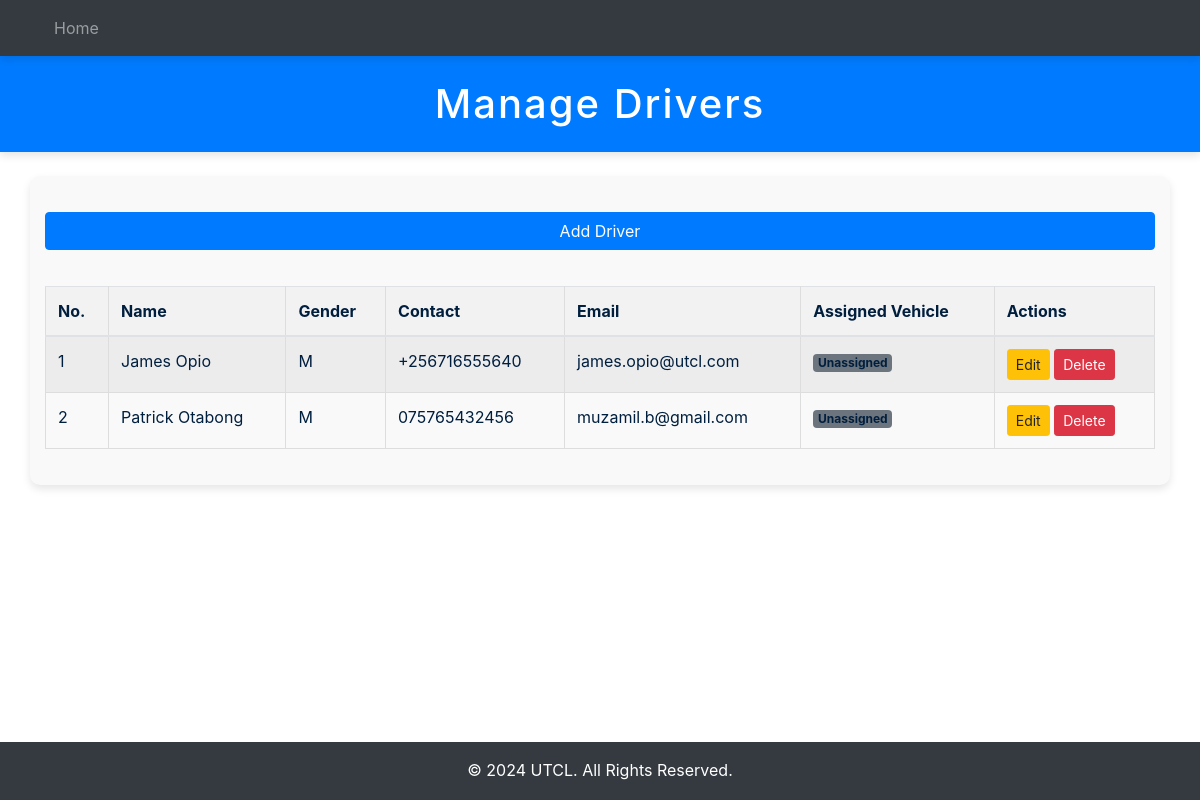
The page /drivers/ on the database as committed earlier.
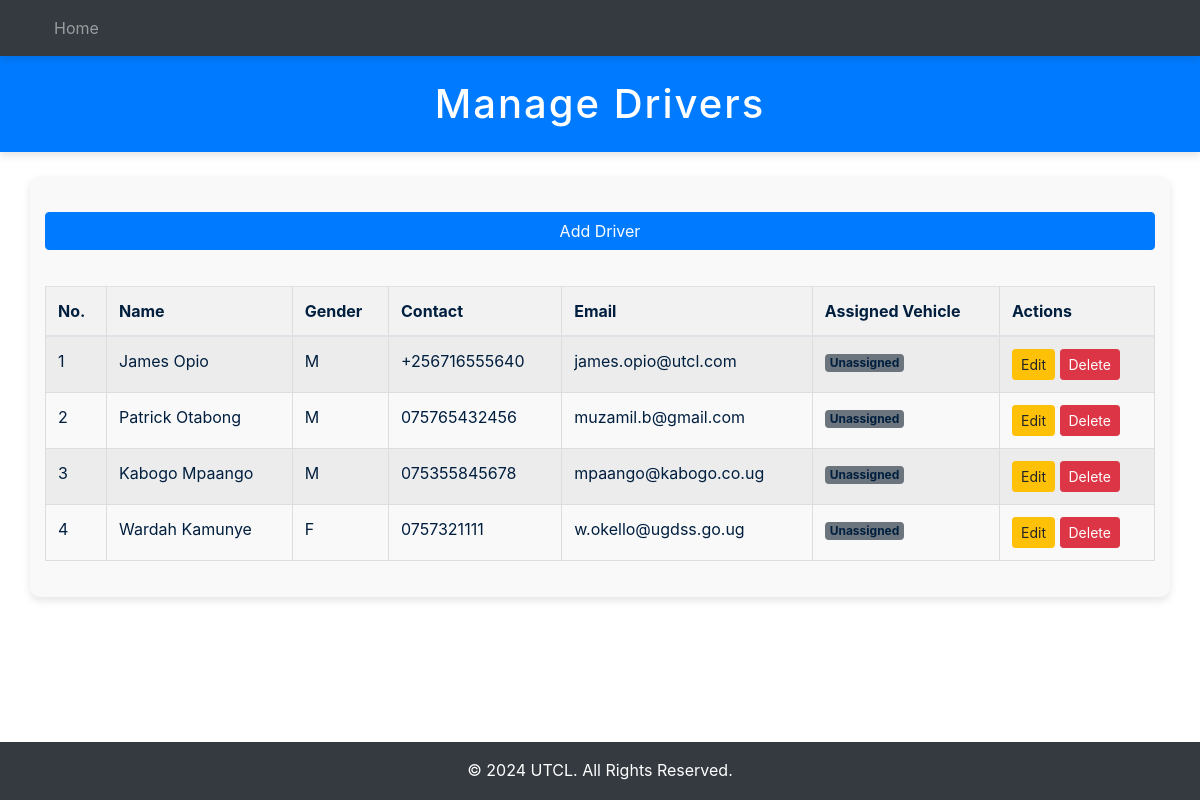
The same page on the database as committed later.
### fleetApp/models.py (models this page shows, shortened)
class Driver(models.Model):
  GENDER_OPTION = [
    ("M", "Male"),
    ("F", "Female")
  ]
  driver_name = models.CharField(max_length=50)
  gender = models.CharField(max_length=2, choices=GENDER_OPTION)
  contact = models.CharField(max_length=20)
  email_address = models.EmailField()
  vehicle = models.ForeignKey(Vehicle, on_delete=models.SET_NULL, null=True)

### fleetApp/views.py (the view)
# urls.py: path('drivers/', views.drivers_list, name='drivers'),
def drivers_list(request):
    drivers = Driver.objects.select_related('vehicle').all()  # Get drivers with their associated vehicles
    for driver in drivers:
        if not driver.vehicle:
            driver.vehicle_plate = "Unassigned"  # Set the vehicle_plate to "Unassigned" if no vehicle is assigned
        else:
            driver.vehicle_plate = driver.vehicle.vehicle_plate  # Otherwise, display the vehicle plate
    form = DriverForm()  # Driver form (if needed for adding new drivers)
    context = {
        'drivers': drivers,
        'form': form
    }
    return render(request, 'fleetApp/driver/drivers.html', context)

### fleetApp/templates/fleetApp/driver/drivers.html (shortened to what this page needs)
{% extends "main.html" %}
{% load crispy_forms_tags %}
{% block header %}Manage Drivers{% endblock %}
{% block content %}
<div class="containers">
    <button type="button" class="btn btn-primary my-3" data-bs-toggle="modal" data-bs-target="#addDriverModal">
        Add Driver
    </button>
    <table class="table table-striped">
        <thead>
            <tr>
                <th>No.</th>
                <th>Name</th>
                <th>Gender</th>
                <th>Contact</th>
                <th>Email</th>
                <th>Assigned Vehicle</th>
                <th>Actions</th>
            </tr>
        </thead>
        <tbody>
            {% for driver in drivers %}
            <tr>
                <td>{{ forloop.counter }}</td>
                <td>{{ driver.driver_name }}</td>
                <td>{{ driver.gender }}</td>
                <td>{{ driver.contact }}</td>
                <td>{{ driver.email_address }}</td>
                <td>
                    {% if driver.vehicle_plate == "Unassigned" %}
                        <span class="badge bg-secondary">Unassigned</span>
                    {% else %}
                        {{ driver.vehicle_plate }}
                    {% endif %}
                </td>
                <td>
                    <a href="{% url 'edit_driver' driver.id %}" class="btn btn-sm btn-warning">Edit</a>
                    <a href="{% url 'delete_driver' driver.id %}" class="btn btn-sm btn-danger" onclick="return confirm('Are you sureyou want to delete this Driver?');">Delete</a>
                </td>
            </tr>
            {% endfor %}
        </tbody>
    </table>
</div>
{% endblock %}

Rows that differ between the two databases and show on the page:
added Driver: driver_name "Kabogo Mpaango", gender "M", contact "075355845678", email_address "mpaango@kabogo.co.ug", shows "Unassigned"
added Driver: driver_name "Wardah Kamunye", gender "F", contact "0757321111", email_address "w.okello@ugdss.go.ug", shows "Unassigned"
